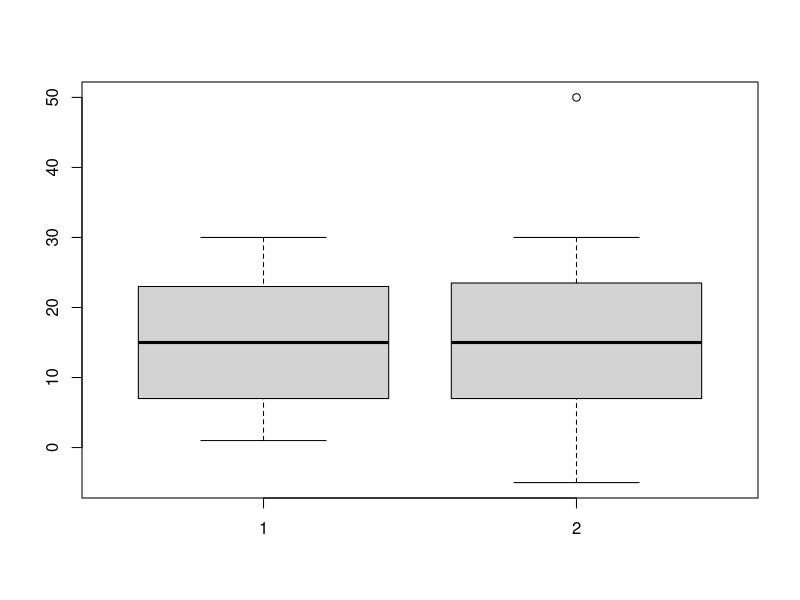

This figure's R source:
## ---- chunk 1
x <- sample(1:30, 98, replace = T)
x
## ---- chunk 2
x2 <- c(x, -5, 50)
x2
## ---- chunk 3
median(x) == median(x2)
## ---- chunk 4
IQR(x)
IQR(x2)
# Check if there is any number in x that is higher then h or lower then l(the highest and lowest boundry)
h <- mean(x) + IQR(x) * 1.5
l <- mean(x) - IQR(x) * 1.5
x[x > h]
x[x < l]
# Same for x2
h2 <- mean(x2) + IQR(x2) * 1.5
l2 <- mean(x2) - IQR(x2) * 1.5
x2[x2 > h2]
x2[x2 < l2]
## ---- chunk 5
boxplot(x, x2)
# Shows the outliner +50 but not the outliner -5
## ---- chunk 6
sd(x)
sd(x2)
